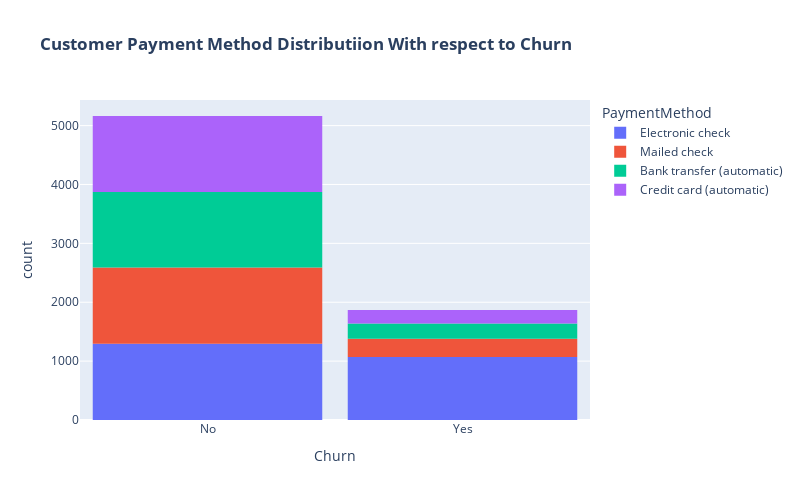

The cell this chart's notebook holds for it:
### Code cell
fig = px.histogram(df, x="Churn", color="PaymentMethod", title="<b>Customer Payment Method Distributiion With respect to Churn</b>")
fig.update_layout(width=800, height=500, bargap=0.1)
fig.show()

### Figure 1 — Plotly figure (JSON) as saved in the notebook; plotly's stock layout.template omitted (floating-point values rounded to 4 significant figures; data arrays with more than 128 entries replaced by an {"elided": "..."} marker saying what was removed)
{"data": [{"bingroup": "x", "hovertemplate": "PaymentMethod=Electronic check<br>Churn=%{x}<br>count=%{y}<extra></extra>", "legendgroup": "Electronic check", "marker": {"color": "#636efa", "pattern": {"shape": ""}}, "name": "Electronic check", "orientation": "v", "showlegend": true, "type": "histogram", "x": {"elided": "2365 str values"}, "xaxis": "x", "yaxis": "y"}, {"bingroup": "x", "hovertemplate": "PaymentMethod=Mailed check<br>Churn=%{x}<br>count=%{y}<extra></extra>", "legendgroup": "Mailed check", "marker": {"color": "#EF553B", "pattern": {"shape": ""}}, "name": "Mailed check", "orientation": "v", "showlegend": true, "type": "histogram", "x": {"elided": "1604 str values"}, "xaxis": "x", "yaxis": "y"}, {"bingroup": "x", "hovertemplate": "PaymentMethod=Bank transfer (automatic)<br>Churn=%{x}<br>count=%{y}<extra></extra>", "legendgroup": "Bank transfer (automatic)", "marker": {"color": "#00cc96", "pattern": {"shape": ""}}, "name": "Bank transfer (automatic)", "orientation": "v", "showlegend": true, "type": "histogram", "x": {"elided": "1542 str values"}, "xaxis": "x", "yaxis": "y"}, {"bingroup": "x", "hovertemplate": "PaymentMethod=Credit card (automatic)<br>Churn=%{x}<br>count=%{y}<extra></extra>", "legendgroup": "Credit card (automatic)", "marker": {"color": "#ab63fa", "pattern": {"shape": ""}}, "name": "Credit card (automatic)", "orientation": "v", "showlegend": true, "type": "histogram", "x": {"elided": "1521 str values"}, "xaxis": "x", "yaxis": "y"}], "layout": {"bargap": 0.1, "barmode": "relative", "height": 500, "legend": {"title": {"text": "PaymentMethod"}, "tracegroupgap": 0}, "title": {"text": "<b>Customer Payment Method Distributiion With respect to Churn</b>"}, "width": 800, "xaxis": {"anchor": "y", "domain": [0, 1], "title": {"text": "Churn"}}, "yaxis": {"anchor": "x", "domain": [0, 1], "title": {"text": "count"}}}}
